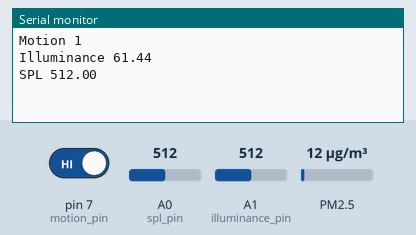
Simulated run of this sketch. Board: Arduino Uno, built with avr-gcc and run on an emulated ATmega328P. Shown: the last lines printed to the serial monitor. Wiring (inferred from the names in the program): dust sensor: data pin 4. Inputs (shaded band) come from the test bench; at power-on: A0 (spl_pin) = 512, A1 (illuminance_pin) = 512, pin 7 (motion_pin) HIGH, PM2.5 12 µg/m³.

Above: at 1.2 s.
1.3 s: A0 (spl_pin) set to 716
At 1.8 s:
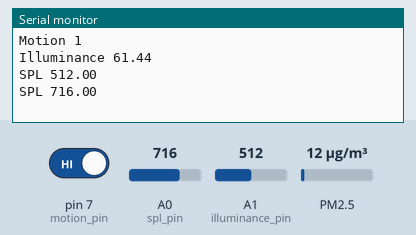
2.8 s: A1 (illuminance_pin) set to 716
At 4.0 s:
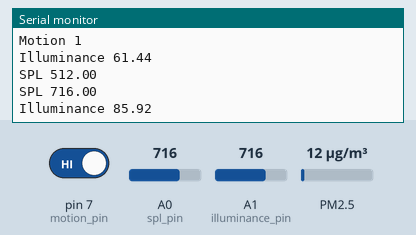
4.3 s: pin 7 (motion_pin) driven LOW
At 5.3 s:
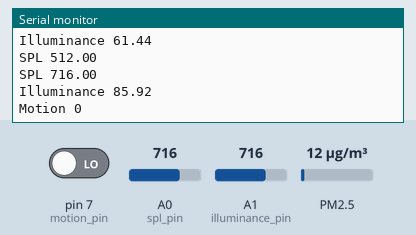
5.8 s: A0 (spl_pin) set to 900
At 6.5 s:
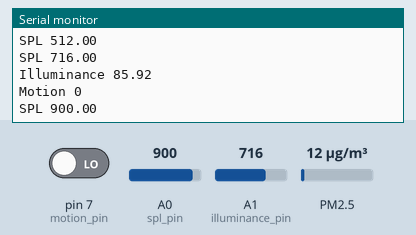
7.3 s: A1 (illuminance_pin) set to 900
At 8.8 s:
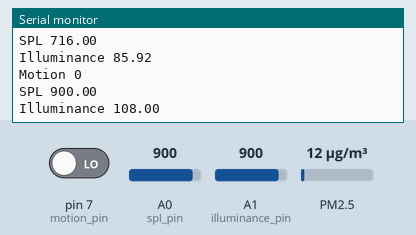

Measured:
- after the input at 1.3 s, the serial monitor: prints a new line after 0.10 s (image 1)
- after the input at 2.8 s, the serial monitor: prints a new line at once (image 2)
- after the input at 4.3 s, the serial monitor: prints a new line after 0.10 s (image 3)
- after the input at 5.8 s, the serial monitor: prints a new line after 0.20 s (image 4)
- after the input at 7.3 s, the serial monitor: prints a new line after 0.10 s (image 5)

The sketch:

plugfest-demo-sensor-septonline.ino
```cpp
/*
WoT Plugfest Arduino Sensors demo
 */

// gpio sensor variables
int spl_pin = A0;
int illuminance_pin = A1;
int motion_pin = 7;
int illuminance, motion, spl, last_illuminance, last_motion, last_spl = 0;
int illuminance_step = 50;
int spl_step = 10;
float illuminance_scale = .12;
float spl_scale = 1;

// DHT humidity and temperature sensor
int dht_pin = 2;

// dust sensor variables
int dust_pin = 4;
unsigned long duration;
unsigned long lowpulseoccupancy = 0;
float ratio = 0;
float concentration = 0;

// sampling interval parameters
unsigned long starttime;
unsigned long sampletime = 200;
unsigned long dust_starttime;
unsigned long dust_sampletime_ms = 30000;

void setup() {
  Serial.begin(9600);


  // Pin modes
  pinMode(motion_pin,INPUT);
  pinMode(spl_pin,INPUT);
  pinMode(illuminance_pin,INPUT);
  pinMode(dust_pin,INPUT);

  // initial interval start times
  starttime = millis();//get the current time;
  dust_starttime = millis();//get the current time;

}

void loop() {

// check serial input


// check dust sensor
  duration = pulseIn(dust_pin, LOW);
  lowpulseoccupancy = lowpulseoccupancy+duration;
  if ((millis()-dust_starttime) >= dust_sampletime_ms)
  {
    ratio = lowpulseoccupancy/(dust_sampletime_ms*10.0);  // Integer percentage 0 to 100
    concentration = 1.1*pow(ratio,3)-3.8*pow(ratio,2)+520*ratio+0.62; // using spec sheet curve
    Serial.print("PM2.5 ");
    Serial.print(concentration);
    Serial.println(" pcs/0.01cf");
    lowpulseoccupancy = 0;
    dust_starttime = millis();
  }

// check for end of sample interval
  if ((millis()-starttime) >= sampletime)
  {

// read current sensor state from pins
    motion = digitalRead(motion_pin);
    illuminance = analogRead(illuminance_pin);
    spl = analogRead(spl_pin);

// only report changes >= step
    if (motion != last_motion)
    {
      Serial.print("Motion ");
      Serial.print(motion);
      Serial.println(" ");
      last_motion = motion;
    }

    if ( (illuminance > last_illuminance + illuminance_step) || (illuminance < last_illuminance - illuminance_step) )
    {
      Serial.print("Illuminance ");
      Serial.print(float(illuminance*illuminance_scale));
      Serial.println(" ");
      last_illuminance = illuminance;
    }

    if ( (spl > last_spl + spl_step) || (spl < last_spl - spl_step) )
    {
      Serial.print("SPL ");
      Serial.print( float(spl*spl_scale));
      Serial.println(" ");
      last_spl = spl;
    }
    starttime = millis();
  }
}
```
